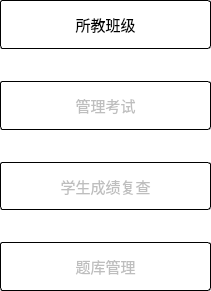
   <widget class="QSplitter" name="splitter">
    <property name="geometry">
     <rect>
      <x>20</x>
      <y>150</y>
      <width>211</width>
      <height>291</height>
     </rect>
    </property>
    <property name="font">
     <font>
      <family>黑体</family>
     </font>
    </property>
    <property name="styleSheet">
     <string notr="true">QSplitter::handle
{
    background-color: rgb(255, 255, 255);
}</string>
    </property>
    <property name="orientation">
     <enum>Qt::Vertical</enum>
    </property>
    <property name="handleWidth">
     <number>32</number>
    </property>
    <widget class="QPushButton" name="pushButton_37">
     <property name="font">
      <font>
       <family>黑体</family>
       <pointsize>11</pointsize>
       <weight>50</weight>
       <bold>false</bold>
      </font>
     </property>
     <property name="cursor">
      <cursorShape>PointingHandCursor</cursorShape>
     </property>
     <property name="acceptDrops">
      <bool>true</bool>
     </property>
     <property name="styleSheet">
      <string notr="true">QPushButton

{
	border:1px solid rgb(0,0,0);
	border-radius:3px;
	
	background-color: rgb(255, 255, 255);
}
QPushButton:hover
{
	background-color: rgb(250, 250, 250);
	border:1px solid rgb(0,0,0);
	
}</string>
     </property>
     <property name="text">
      <string>所教班级</string>
     </property>
     <property name="icon">
      <iconset resource="Img.qrc">
       <normaloff>:/img/img/classroom.ico</normaloff>:/img/img/classroom.ico</iconset>
     </property>
     <property name="iconSize">
      <size>
       <width>32</width>
       <height>32</height>
      </size>
     </property>
    </widget>
    <widget class="QPushButton" name="pushButton_39">
     <property name="enabled">
      <bool>false</bool>
     </property>
     <property name="font">
      <font>
       <family>黑体</family>
       <pointsize>11</pointsize>
       <weight>50</weight>
       <bold>false</bold>
      </font>
     </property>
     <property name="cursor">
      <cursorShape>PointingHandCursor</cursorShape>
     </property>
     <property name="acceptDrops">
      <bool>true</bool>
     </property>
     <property name="styleSheet">
      <string notr="true">QPushButton

{
	border:1px solid rgb(0,0,0);
	border-radius:3px;
	
	background-color: rgb(255, 255, 255);
}
QPushButton:hover
{
	background-color: rgb(250, 250, 250);
	border:1px solid rgb(0,0,0);
	
}</string>
     </property>
     <property name="text">
      <string>管理考试</string>
     </property>
     <property name="icon">
      <iconset resource="Img.qrc">
       <normaloff>:/img/img/exam.ico</normaloff>:/img/img/exam.ico</iconset>
     </property>
     <property name="iconSize">
      <size>
       <width>32</width>
       <height>32</height>
      </size>
     </property>
    </widget>
    <widget class="QPushButton" name="pushButton_38">
     <property name="enabled">
      <bool>false</bool>
     </property>
     <property name="font">
      <font>
       <family>黑体</family>
       <pointsize>11</pointsize>
       <weight>50</weight>
       <bold>false</bold>
      </font>
     </property>
     <property name="cursor">
      <cursorShape>PointingHandCursor</cursorShape>
     </property>
     <property name="acceptDrops">
      <bool>true</bool>
     </property>
     <property name="styleSheet">
      <string notr="true">QPushButton

{
	border:1px solid rgb(0,0,0);
	border-radius:3px;
	
	background-color: rgb(255, 255, 255);
}
QPushButton:hover
{
	background-color: rgb(250, 250, 250);
	border:1px solid rgb(0,0,0);
	
}</string>
     </property>
     <property name="text">
      <string>学生成绩复查</string>
     </property>
     <property name="icon">
      <iconset resource="Img.qrc">
       <normaloff>:/img/img/recheck.ico</normaloff>:/img/img/recheck.ico</iconset>
     </property>
     <property name="iconSize">
      <size>
       <width>30</width>
       <height>30</height>
      </size>
     </property>
    </widget>
    <widget class="QPushButton" name="pushButton_42">
     <property name="enabled">
      <bool>false</bool>
     </property>
     <property name="font">
      <font>
       <family>黑体</family>
       <pointsize>11</pointsize>
       <weight>50</weight>
       <bold>false</bold>
      </font>
     </property>
     <property name="cursor">
      <cursorShape>PointingHandCursor</cursorShape>
     </property>
     <property name="acceptDrops">
      <bool>true</bool>
     </property>
     <property name="styleSheet">
      <string notr="true">QPushButton

{
	border:1px solid rgb(0,0,0);
	border-radius:3px;
	
	background-color: rgb(255, 255, 255);
}
QPushButton:hover
{
	background-color: rgb(250, 250, 250);
	border:1px solid rgb(0,0,0);
	
}</string>
     </property>
     <property name="text">
      <string>题库管理</string>
     </property>
     <property name="icon">
      <iconset resource="Img.qrc">
       <normaloff>:/img/img/wondicon.ico</normaloff>:/img/img/wondicon.ico</iconset>
     </property>
     <property name="iconSize">
      <size>
       <width>32</width>
       <height>32</height>
      </size>
     </property>
    </widget>
   </widget>
